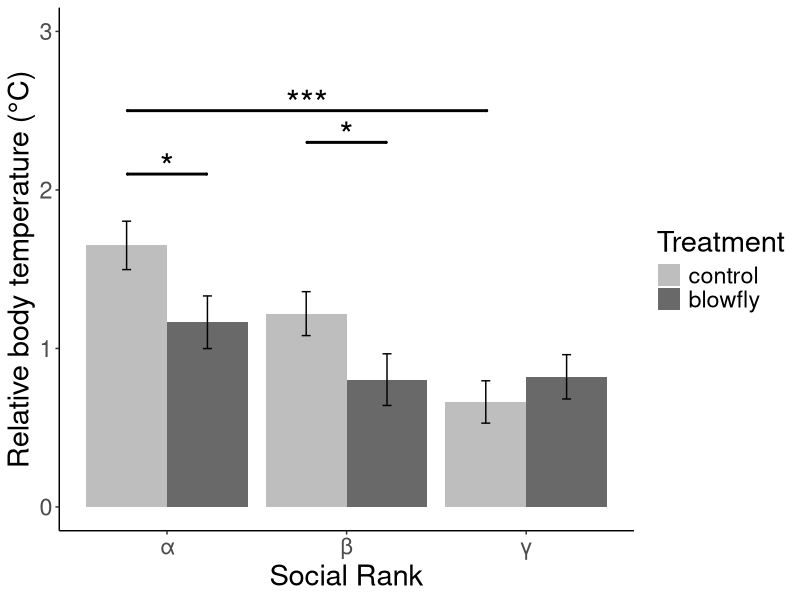

Reproduce this figure in R.
# location_scale_model.R
# --------------------------------------------------------------------
# 1. Load Required Libraries
# --------------------------------------------------------------------
library(magrittr)   # For piping functionality (e.g., %>%)
library(glmmTMB)    # For Generalized Linear Mixed Models with TMB, including location-scale models
library(emmeans)    # For Estimated Marginal Means
library(ggplot2)    # For data visualization
library(ggsignif)   # For adding significance bars to ggplot
# --------------------------------------------------------------------
# 2. Data Loading and Preparation
# --------------------------------------------------------------------

data_i <- read.csv("individual.csv")

# Convert the social rank variable (mi_hier) to a factor
data_i$mi_hier <- as.factor(data_i$mi_hier)

# --------------------------------------------------------------------
# 3. Model Fitting (Location-Scale GLMM)
# --------------------------------------------------------------------

## Location-Scale GLMM (using Gaussian family for mean_temp)
m_ls <- glmmTMB(
  mean_temp ~ treat * mi_hier, # Location (Mean) Component: treat * mi_hier interaction
  dispformula = ~ treat * mi_hier, # Scale (Variance) Component: treat * mi_hier interaction
  family = gaussian,
  data = data_i
)

# Display model summary (shows location coefficients and disp. (log-variance) coefficients)
summary(m_ls)

# --------------------------------------------------------------------
# 4. Statistical Analysis (Post-hoc Tests)
# --------------------------------------------------------------------

# Post-hoc comparisons for the location component (mean_temp)

# Compare treatments (control vs. blowfly) within each social rank
em_treat_by_rank <- emmeans(m_ls, ~ treat | mi_hier, type = "response") %>% pairs()
print("--- Treat Comparison within Rank (Location) ---")
print(em_treat_by_rank)

# Compare social ranks (alpha vs. beta vs. gamma) within each treatment group
em_rank_by_treat <- emmeans(m_ls, ~ mi_hier | treat, type = "response") %>% pairs()
print("--- Rank Comparison within Treat (Location) ---")
print(em_rank_by_treat)

# --------------------------------------------------------------------
# 5. Visualization (Figure S7)
# Plotting Estimated Marginal Means (EMMs) of the Location Component
# --------------------------------------------------------------------

# Extract Estimated Marginal Means from the model
emm <- emmeans(m_ls, ~ treat * mi_hier, type = "response") %>% as.data.frame()

# Calculate error bar bounds based on Standard Error (SE)
emm$lower <- emm$emmean - emm$SE
emm$upper <- emm$emmean + emm$SE

figure_S7 <- ggplot(data = emm, aes(x = mi_hier, y = emmean, fill = treat)) +
  # Column plots for EMMs
  geom_col(position = "dodge") +
  
  # Error bars (based on SE)
  geom_errorbar(aes(ymin = lower, ymax = upper), 
                width = .1, 
                position = position_dodge(.9)) +
  
  theme_classic() +
  theme(text = element_text(size = 21)) +
  
  # Custom fill colors and labels (enforcing lower case labels)
  scale_fill_manual(
    name = "Treatment",
    values = c("control" = "grey", "maggot" = "dimgray"),
    labels = c("control" = "control", "maggot" = "blowfly")
  ) +
  
  labs(x = "Social Rank", y = "Relative body temperature (°C)") +
  
  # Add significance bars (Hard-coded from post-hoc results)
  geom_signif(
    y_position = c(2.1, 2.3, 2.5), 
    xmin = c(0.78, 1.78, 0.78), 
    xmax = c(1.22, 2.22, 2.78),
    annotation = c("*", "*", "***"), 
    tip_length = 0, 
    size = 1, 
    textsize = 9, 
    vjust = 0.4
  ) +
  
  ylim(0, 3) +
  
  # Custom x-axis labels
  scale_x_discrete(labels = c("1" = "α", "2" = "β", "3" = "γ"))

print(figure_S7)
